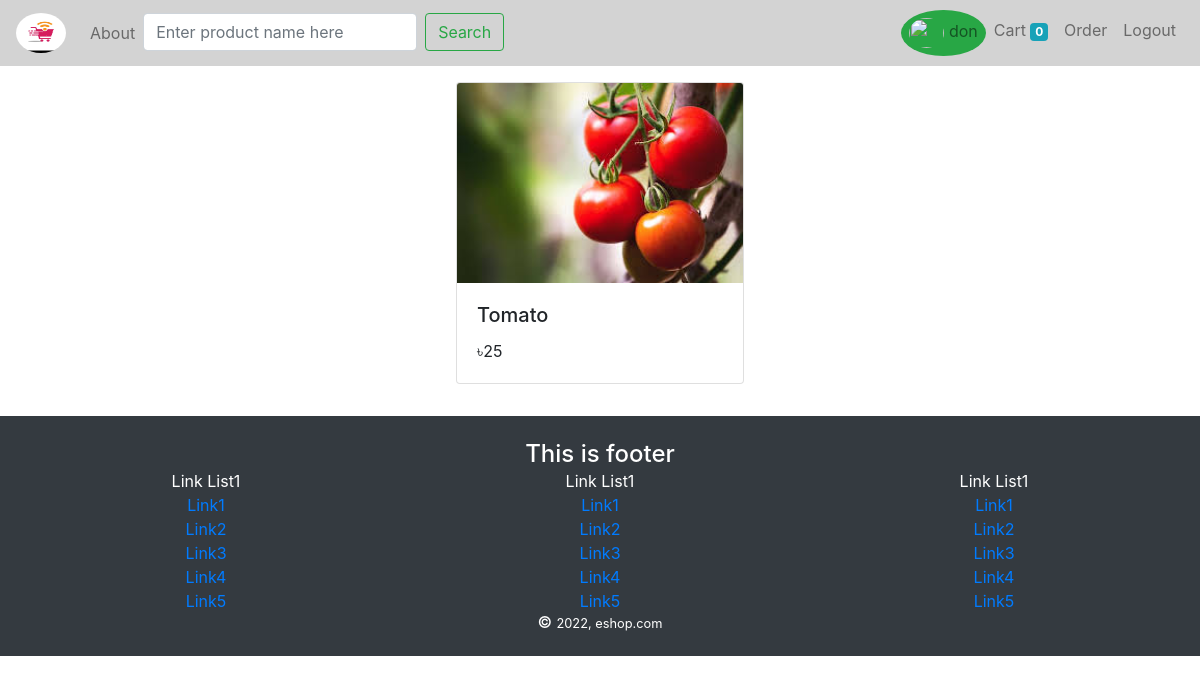
The app's page /detail/9/ (signed in) with its own data.
### store/models/products.py (models this page shows, shortened)
class Product(models.Model):
    name = models.CharField(max_length=250)
    price = models.IntegerField(default=0)
    category = models.ForeignKey(Category, on_delete=models.CASCADE, default=1)
    description = models.CharField(max_length=400, default="")
    image = models.ImageField(upload_to='upload/products/')
    class Meta:
        verbose_name = "Productt"

### store/views/detail.py (the view)
# urls.py: path('detail/<int:p_id>/', Detail.as_view(), name='detail'),
class Detail(View):
    def get(self, request, p_id):
        product = Product.objects.get(pk=p_id)
        return render(request, "store/detail.html", {"product": product})

### store/templatetags/custom_filter.py (called while the page is built)
@register.filter("add_currency_sign")
def add_currency_sign(price):
    return "৳" + str(price)

### store/templates/store/detail.html (shortened to what this page needs)
{% extends 'store/base.html' %}
{% load cart %}
{% load custom_filter %}
{% block content %}
<div class="container-fluid p-3">
  <div class="row">
    <div class="col-lg-12">
      <div class="row mx-auto">
        <div
          class="card mx-auto mb-3"
          id="{{ product.id }}"
          style="width: 18rem"
        >
          <img
            class="card-img-top"
            src="{{product.image.url}}"
            alt="Card image cap"
            style="height: 200px"
          />
          <div class="card-body">
            <h5 class="card-title">{{product.name}}</h5>
            <p class="card-text">{{product.price|add_currency_sign}}</p>
          </div>
        </div>
      </div>
    </div>
  </div>
</div>
{% endblock content %}

### records on screen
Product: image (picture), name "Tomato", price|add_currency_sign "৳25"

### other values on screen
{{ request.session.customer_name }} "don"
{{ request.session.cart.keys|length }} "0"
